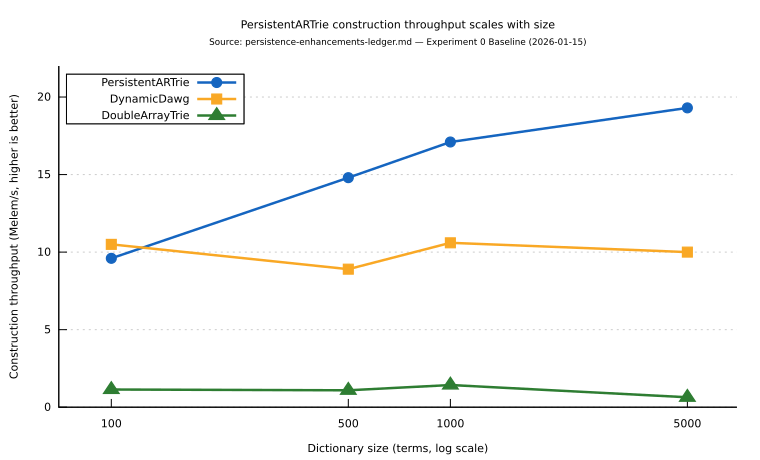

This figure's gnuplot source:
# Self-contained gnuplot script. Rendered in-place by scripts/render-diagrams.sh
# (cwd = this file's directory) to persistence-construction-throughput.svg.
# Output basename MUST equal this script's basename.
set terminal svg size 760,460 font 'DejaVu Sans,11' background rgb 'white'
set output 'persistence-construction-throughput.svg'

set title "PersistentARTrie construction throughput scales with size\n{/*0.8 Source: persistence-enhancements-ledger.md — Experiment 0 Baseline (2026-01-15)}"
set xlabel "Dictionary size (terms, log scale)"
set ylabel "Construction throughput (Melem/s, higher is better)"

set logscale x 10
set xrange [70:7000]
set yrange [0:22]
set grid ytics lc rgb '#cccccc' lw 1
set key top left box opaque
set border 3
set xtics nomirror (100, 500, 1000, 5000)
set ytics nomirror

# House palette: green = in-memory DoubleArrayTrie, blue = ARTrie, amber = DAWG.
set style line 1 lc rgb '#1565C0' lw 2.5 pt 7 ps 1.2   # PersistentARTrie (blue)
set style line 2 lc rgb '#F9A825' lw 2.5 pt 5 ps 1.2   # DynamicDawg (amber)
set style line 3 lc rgb '#2E7D32' lw 2.5 pt 9 ps 1.4   # DoubleArrayTrie (green)

plot 'persistence-construction-throughput.dat' using 1:2 with linespoints ls 1 title 'PersistentARTrie', \
     '' using 1:3 with linespoints ls 2 title 'DynamicDawg', \
     '' using 1:4 with linespoints ls 3 title 'DoubleArrayTrie'
